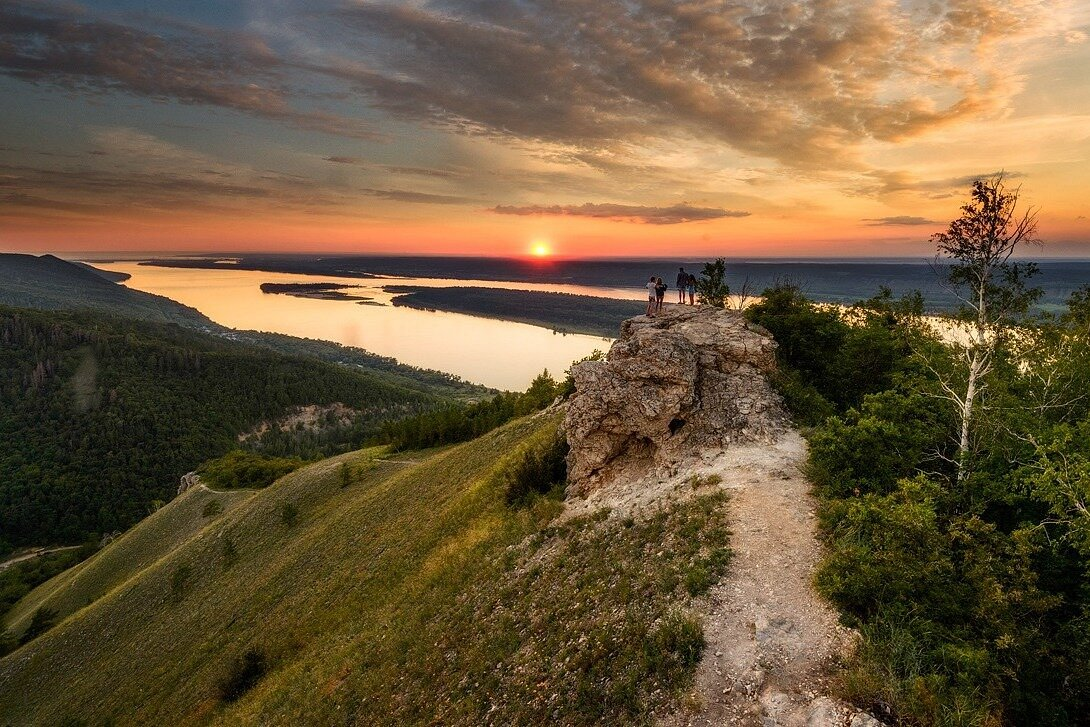
#> input picture photo.jpg, 1090 x 727 px
$ python module_11_1.py
#> lines starting #> are read from the running program, lines starting #| are printed output that depends on the picture
from PIL import Image, ImageDraw, ImageFont  # импорт необходимых модулей из библиотеки Pillow

im = Image.open('photo.jpg')
#> im is the input picture: PIL image 1090x727 RGB; mean R, G, B 108.5, 88.3, 60.6

print(im.format, im.size, im.mode)  # вывод начальных размеров изображения
#| JPEG (1090, 727) RGB
w, h = im.size
#> w = 1090; h = 727
resized_im = im.resize((w, h + 100))  # изменение размера изображения, сохранение в переменную
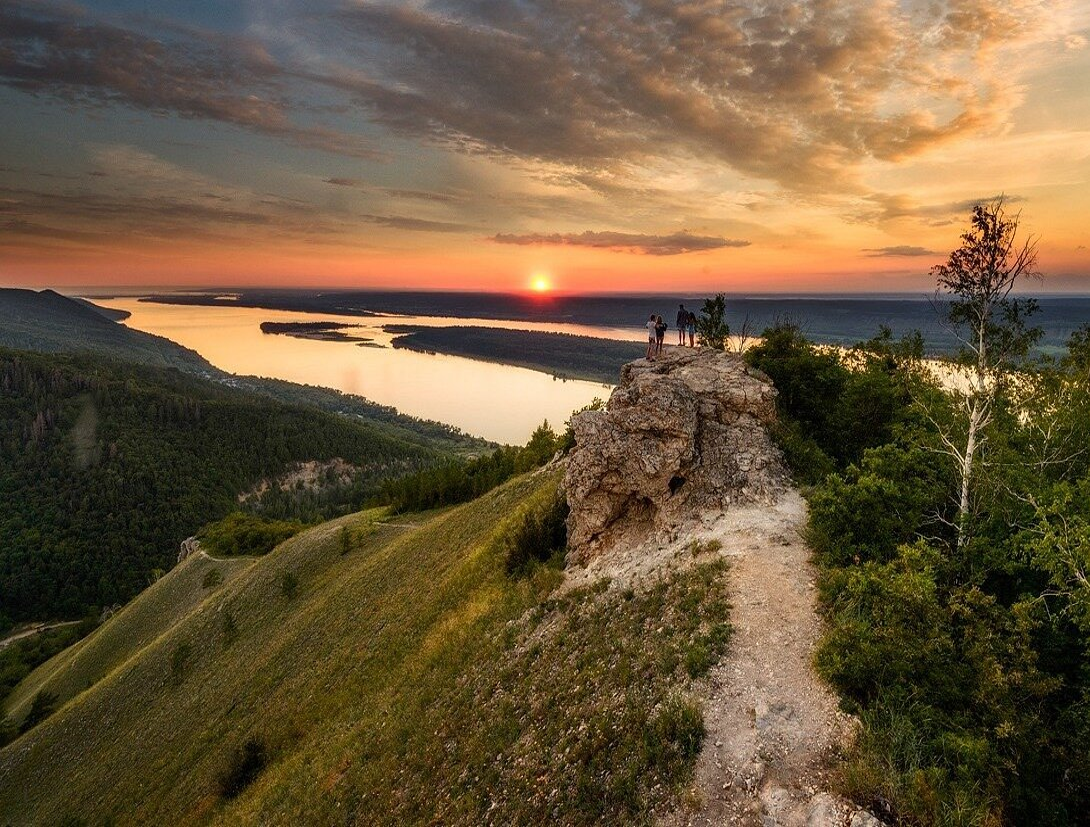
#> resized_im: PIL image 1090x827 RGB; mean R, G, B 108.5, 88.3, 60.6
draw = ImageDraw.Draw(resized_im)
my_font = ImageFont.truetype('arial.ttf', 40)  # определение шрифта и его размера, сохранение в переменную
draw.text((100, 700), 'гора Стрельная\nСамарская область', font=my_font)  # вставка текста в изображение
resized_im.save('new_photo.png')  # сохранение изображения в файл с новым наименованием
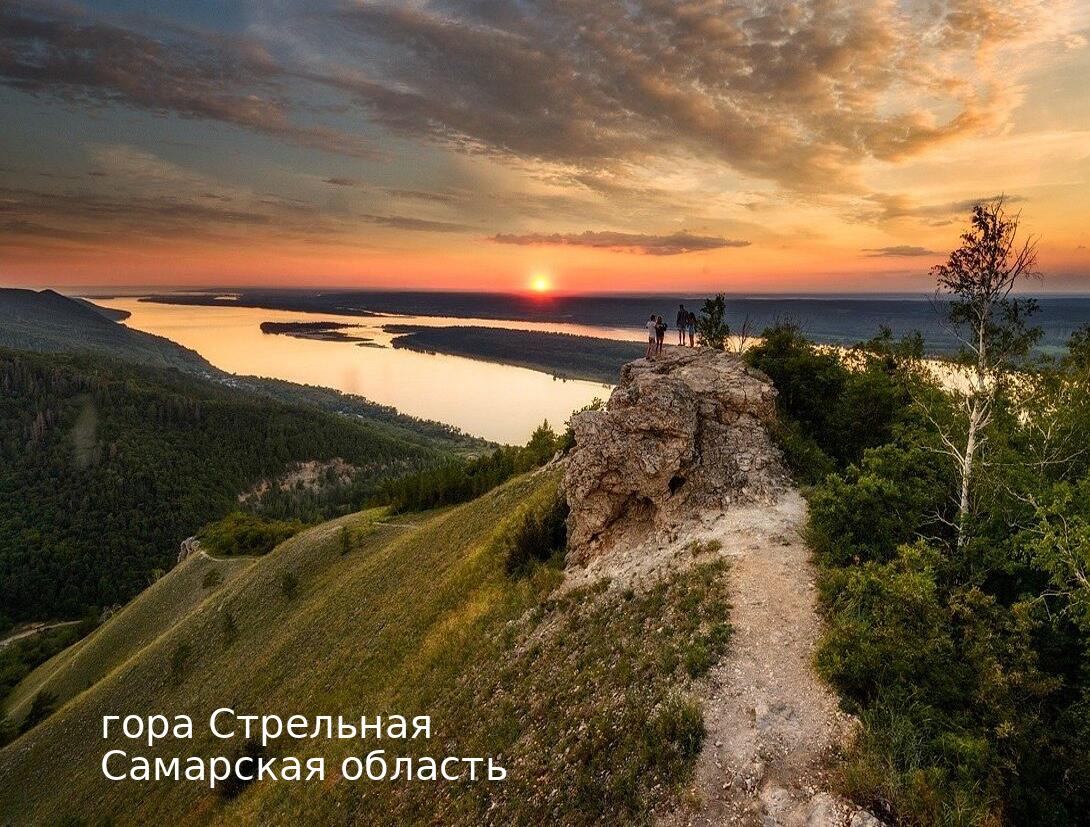
#> saved as new_photo.png: PIL image 1090x827 RGB; mean R, G, B 109.7, 89.5, 62.1
resized_im.show()

$ run again, with module_11_2_1.png saved as photo.jpg
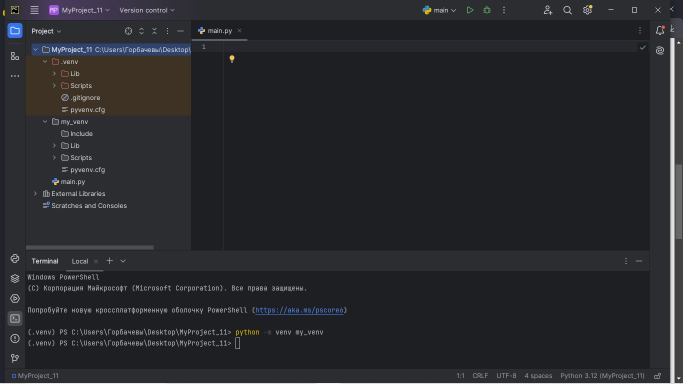
#> input picture module_11_2_1.png, 1366 x 768 px (shown at 1/2 size)
#> im is the input picture: PIL image 1366x768 RGB; mean R, G, B 40.1, 40.7, 44.6
#| JPEG (1366, 768) RGB
#> `resized_im = im.resize((w, h + 100))`:
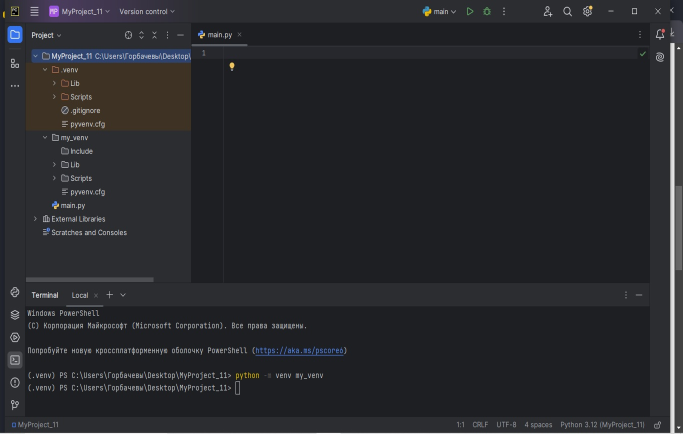
#> resized_im: PIL image 1366x868 RGB (shown at 1/2 size); mean R, G, B 40.1, 40.7, 44.6
#> `resized_im.save('new_photo.png')`:
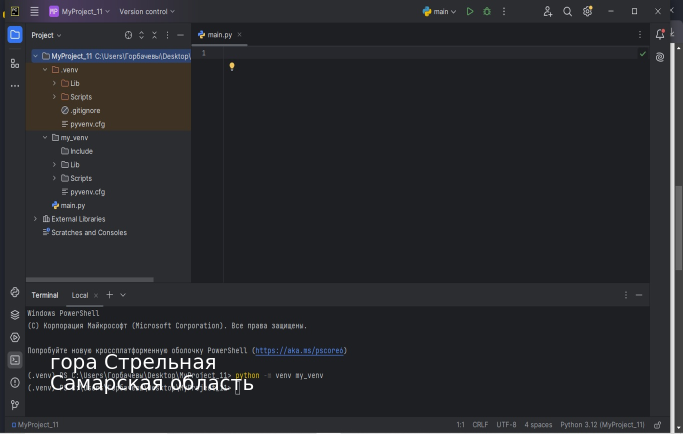
#> saved as new_photo.png: PIL image 1366x868 RGB (shown at 1/2 size); mean R, G, B 41.1, 41.8, 45.6
